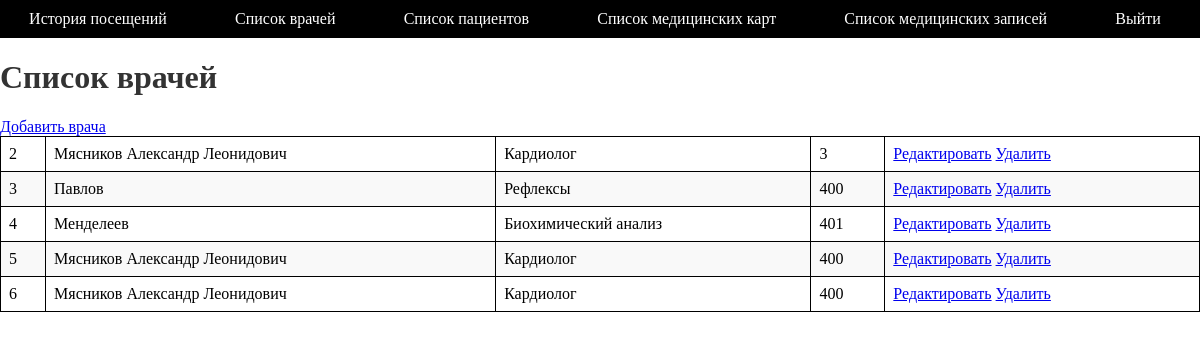
The app's page /doctors/ with its own data.
### clinic/models.py (models this page shows)
class Doctor(models.Model):
    full_name = models.CharField(max_length=255)
    specialty = models.CharField(max_length=255)
    room_number = models.CharField(max_length=10)

### clinic/views.py (the view)
# urls.py: path('doctors/', DoctorListView.as_view(), name='doctor_list'),
class DoctorListView(ListView):
    model = Doctor
    context_object_name = 'doctors'
    if is_doc:
        template_name = 'doctor_list.html'
    else:
        template_name = 'exp.html'

### clinic/templates/doctor_list.html (shortened to what this page needs)
<html>
<head>
</head>
<body>
    <ul>
        <li><a href="{% url 'visit_list' %}">История посещений</a></li>
        <li><a href="{% url 'doctor_list' %}">Список врачей</a></li>
        <li><a href="{% url 'patient_list' %}">Список пациентов</a></li>
        <li><a href="{% url 'medicalcard_list' %}">Список медицинских карт</a></li>
        <li><a href="{% url 'medicalrecord_list' %}">Список медицинских записей</a></li>
        <li><a class="btn btn-primary" href="{% url 'logout' %}">Выйти</a></li>
      </ul>
  <h1>Список врачей</h1>
  <a href="{% url 'doctor_create' %}">Добавить врача</a>
  <table>
    <tbody>
        {% for doctor in doctors %}
        <tr>
            <td>{{ doctor.id }}</td>
            <td>{{ doctor.full_name }}</td>
            <td>{{ doctor.specialty }}</td>
            <td>{{ doctor.room_number }}</td>
            <td>
                <a href="{% url 'doctor_update' doctor.pk %}">Редактировать</a>
                <a href="{% url 'doctor_delete' doctor.pk %}">Удалить</a>
            </td>
        </tr>
        {% empty %}
        <tr>
            <td colspan="5">Нет доступных врачей.</td>
        </tr>
        {% endfor %}
    </tbody>
</table>
</body>
</html>

### clinic/templates/doctor_list.html (style rules this page uses)
body { margin: 0; padding: 0; }
ul { list-style-type: none; margin: 0; padding: 0; background-color: black; display: flex; justify-content: space-around; }
ul li { display: inline; margin-right: 10px; }
ul li a { text-decoration: none; color: white; display: block; padding: 10px 20px; }
h1 { color: #333; }
table { border-collapse: collapse; width: 100%; border: 1px solid black; }
th, td { border: 1px solid black; padding: 8px; text-align: left; }
tr:nth-child(even) { background-color: #f9f9f9; }

### records on screen
Doctor: id "2", full_name "Мясников Александр Леонидович", specialty "Кардиолог", room_number "3"
Doctor: id "3", full_name "Павлов", specialty "Рефлексы", room_number "400"
Doctor: id "4", full_name "Менделеев", specialty "Биохимический анализ", room_number "401"
Doctor: id "5", full_name "Мясников Александр Леонидович", specialty "Кардиолог", room_number "400"
Doctor: id "6", full_name "Мясников Александр Леонидович", specialty "Кардиолог", room_number "400"
